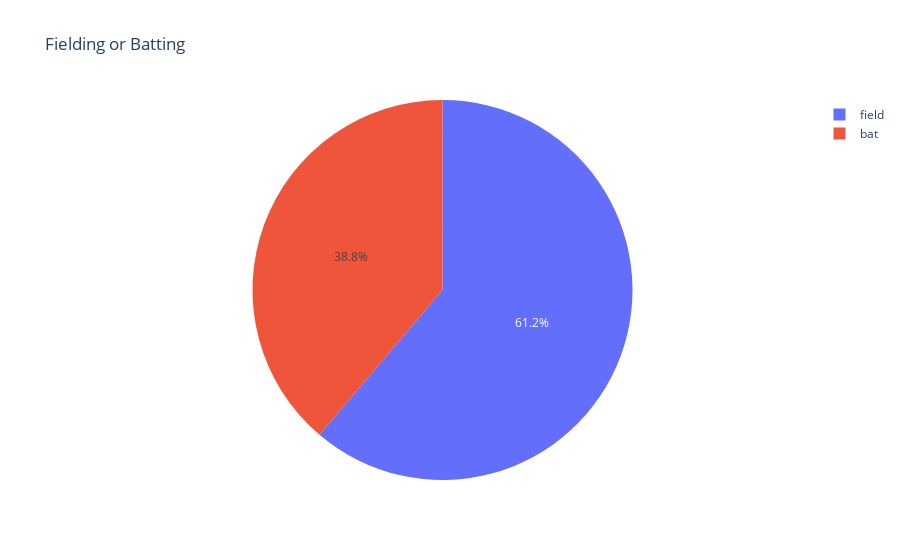

Notebook cell for this chart:
### Markdown cell above
# Weather is it Fielding decision or Batting decision Choosed by Most of the toss winner's ? 
Ans : Fielding

### Code cell
px.pie(names = data.toss_decision.value_counts().index ,values =  data.toss_decision.value_counts().values,title = "Fielding or Batting")

### Figure 1 — Plotly figure (JSON) as saved in the notebook; plotly's stock layout.template omitted (floating-point values rounded to 4 significant figures)
{"data": [{"domain": {"x": [0, 1], "y": [0, 1]}, "hovertemplate": "label=%{label}<br>value=%{value}<extra></extra>", "labels": ["field", "bat"], "legendgroup": "", "name": "", "showlegend": true, "type": "pie", "values": [456, 289]}], "layout": {"legend": {"tracegroupgap": 0}, "title": {"text": "Fielding or Batting"}}}
